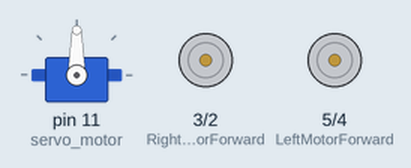
Simulated run of this sketch. Board: Arduino Uno, built with avr-gcc and run on an emulated ATmega328P. Shown: servo, motor-driver pin pairs drawn as motors (green arrow = first pin HIGH = forward, orange = second pin HIGH = backward, longer = more drive).

Above: at 0.05 s.
At 0.65 s:
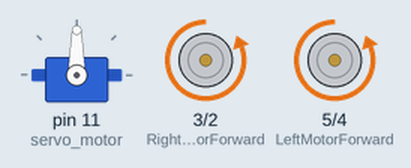
At 1.25 s:
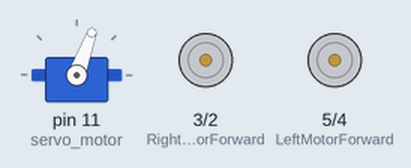
At 2.45 s:
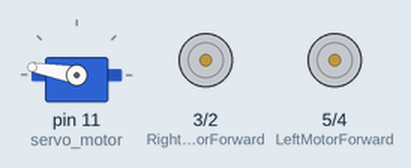
Timing chart, 0 to 6.3 s (numbered marks = the images above):
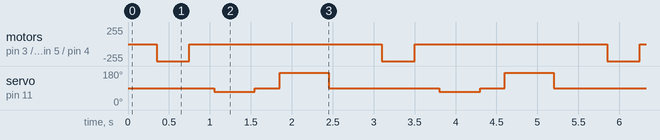

Measured:
- by itself, servo on pin 11 (servo_motor): repeats every 2.8 s: 90° 0.30 s, 170° 0.60 s, 90° 1.4 s, 70° 0.50 s
- by itself, motor on pin 3 (RightMotorForward) / pin 2 (RightMotorBackward), motor on pin 5 (LeftMotorForward) / pin 4 (LeftMotorBackward): alternates backward 255/255 for 0.40 s and stopped for 2.4 s

The sketch:

obstacle_avoider.ino
```cpp
#include <Servo.h>  //Servo motor library. This is standard library
//#include <NewPing.h>        //Ultrasonic sensor function library. You must install this library

//our L298N control pins
const int LeftMotorForward = 5;
const int LeftMotorBackward = 4;
const int RightMotorForward = 3;
const int RightMotorBackward = 2;

//sensor pins
#define trig_pin A1  //analog input 1
#define echo_pin A2  //analog input 2

#define maximum_distance 200
boolean goesForward = false;
int distance = 100;
//
//NewPing sonar(trig_pin, echo_pin, maximum_distance); //sensor function
Servo servo_motor;  //our servo name


void setup() {

  pinMode(RightMotorForward, OUTPUT);
  pinMode(LeftMotorForward, OUTPUT);
  pinMode(LeftMotorBackward, OUTPUT);
  pinMode(RightMotorBackward, OUTPUT);

  servo_motor.attach(11);  //our servo pin

  servo_motor.write(90);
  //  delay(2000);
  //  distance = ();
  //  delay(100);
  //  distance = readPing();
  //  delay(100);
  //  distance = readPing();
  //  delay(100);
  //  distance = readPing();
  //  delay(100);
}
void moveStop() {

  digitalWrite(RightMotorForward, LOW);
  digitalWrite(LeftMotorForward, LOW);
  digitalWrite(RightMotorBackward, LOW);
  digitalWrite(LeftMotorBackward, LOW);
}

void moveForward() {

  if (!goesForward) {

    goesForward = true;

    digitalWrite(LeftMotorForward, HIGH);
    digitalWrite(RightMotorForward, HIGH);

    digitalWrite(LeftMotorBackward, LOW);
    digitalWrite(RightMotorBackward, LOW);
  }
}

void moveBackward() {

  goesForward = false;

  digitalWrite(LeftMotorBackward, HIGH);
  digitalWrite(RightMotorBackward, HIGH);

  digitalWrite(LeftMotorForward, LOW);
  digitalWrite(RightMotorForward, LOW);
}

void turnRight() {

  digitalWrite(LeftMotorForward, HIGH);
  digitalWrite(RightMotorBackward, HIGH);

  digitalWrite(LeftMotorBackward, LOW);
  digitalWrite(RightMotorForward, LOW);

  delay(500);

  digitalWrite(LeftMotorForward, HIGH);
  digitalWrite(RightMotorForward, HIGH);

  digitalWrite(LeftMotorBackward, LOW);
  digitalWrite(RightMotorBackward, LOW);
}

void turnLeft() {

  digitalWrite(LeftMotorBackward, HIGH);
  digitalWrite(RightMotorForward, HIGH);

  digitalWrite(LeftMotorForward, LOW);
  digitalWrite(RightMotorBackward, LOW);

  delay(500);

  digitalWrite(LeftMotorForward, HIGH);
  digitalWrite(RightMotorForward, HIGH);

  digitalWrite(LeftMotorBackward, LOW);
  digitalWrite(RightMotorBackward, LOW);
}
int lookRight() {
  servo_motor.write(70);
  delay(500);
  //int distance = readPing();
  servo_motor.write(90);
  return distance;
}

int lookLeft() {
  servo_motor.write(170);
  delay(500);
  //  int distance = readPing();
  delay(100);
  servo_motor.write(90);
  return distance;
  delay(100);
}
void loop() {

  int distanceRight = 0;
  int distanceLeft = 0;
  delay(50);

  moveStop();
  delay(300);
  moveBackward();
  delay(400);
  moveStop();
  delay(300);
  distanceRight = lookRight();
  delay(300);
  distanceLeft = lookLeft();
  delay(300);
}


//int readPing(){
//  delay(70);
//  int cm = sonar.ping_cm();
//  if (cm==0){
//    cm=250;
//  }
//  return cm;
//}
```
